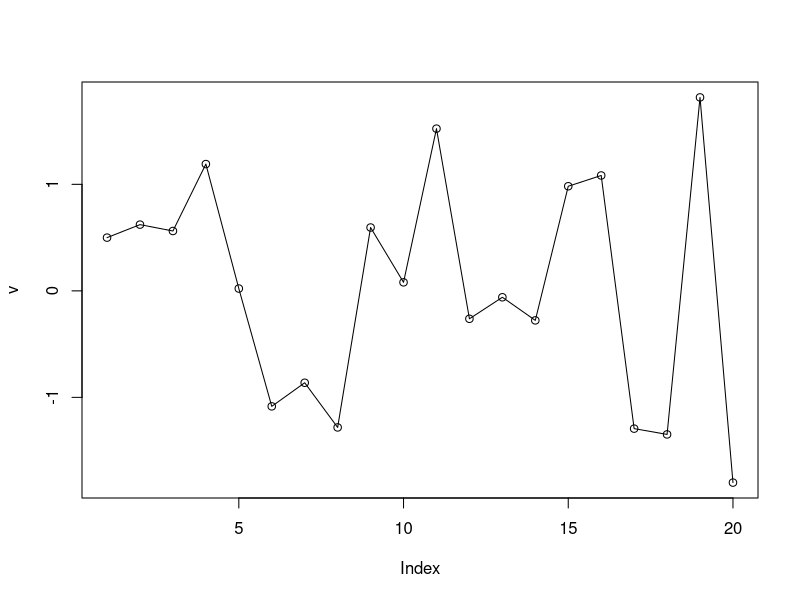

This chart was generated by the following R code:
# Create two 2x3 matrices.
matrix1 <- matrix(c(3, 9, -1, 4, 2, 6), nrow = 2)
print(matrix1)

matrix2 <- matrix(c(5, 2, 0, 9, 3, 4), nrow = 2)
print(matrix2)

# Add the matrices.
result <- matrix1 + matrix2
cat("Result of addition","\n")
print(result)

# Subtract the matrices
result <- matrix1 - matrix2
cat("Result of subtraction","\n")
print(result)

# Create data for the graph.
v <- c( 0.49974471, 0.62175231, 0.5620094,  1.19033830, 0.02166300, -1.08435121,
        -0.86283786, -1.28218179, 0.59471427, 0.07995766, 1.52284837, -0.26231940,
        -0.06025192, -0.27726605, 0.98212597, 1.08333421, -1.29356114, -1.34792197,
        1.81617819, -1.80016655)

# Give the chart file a name.
png(file = "line_chart.jpg")

# Plot the bar chart. 
plot(v,type = "o")

# Save the file.
dev.off()

list_data <- list("Red", "Green", c(21,32,11), TRUE, 51.23, 119.1)
print(list_data)
print(list_data[2:4])